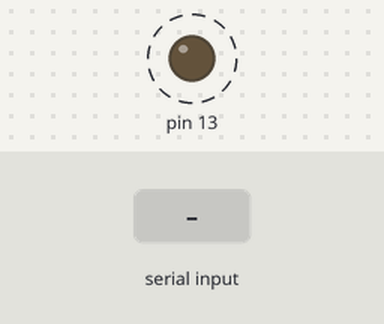
This sketch was run on a simulated Arduino Uno, built with avr-gcc and run on an emulated ATmega328P. Shown: output pins drawn as LEDs (lit = HIGH). Dashed ring = blinking. Inputs (shaded band) come from the test bench. What the sketch prints to the serial monitor is not drawn.

Above: at 1.2 s.
1.3 s: byte 30 received over Serial
3.5 s: byte 90 received over Serial
5.5 s: byte 120 received over Serial
Timing chart, 0 to 13.5 s (numbered marks = the images above; inputs shaded):
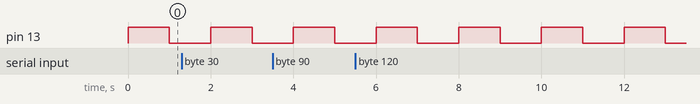

Measured:
- by itself, pin 13: alternates HIGH for 1.0 s and LOW for 1.0 s

The sketch:

lesson28.ino
```cpp
/******************************************************************************
----------------本例程仅供学习使用，未经作者允许，不得用于其他用途。-----------
------------------------版权所有，仿冒必究！-----------------------------------
----------------1.开发环境:Arduino IDE-----------------------------------------
----------------2.测试使用开发板型号：Arduino Leonardo or Arduino UNO R3-------
----------------3.单片机使用晶振：16M------------------------------------------
----------------4.淘宝网址：Ilovemcu.taobao.com--------------------------------
----------------------------epic-mcu.taobao.com--------------------------------
----------------5.作者：神秘藏宝室---------------------------------------------
******************************************************************************/
char inByte = 0;

void setup() // 开始时调用该函数。用它来初始化变量、引脚模式、使用库等。
{
  Serial.begin(9600);  // 定义一个串口
  pinMode(13,OUTPUT);  // 定义引脚配置为作为输入或输出
}

void loop()  // 连续循环的控制Arduino板
{
  if (Serial.available() > 0)
  {
    inByte = Serial.read();
    Serial.println(inByte);
  }

  digitalWrite(13,HIGH);  // 数字写
  delay(1000);  // 指定暂停程序的时间（以毫秒为单位）
  digitalWrite(13,LOW);
  delay(1000);
}
```
